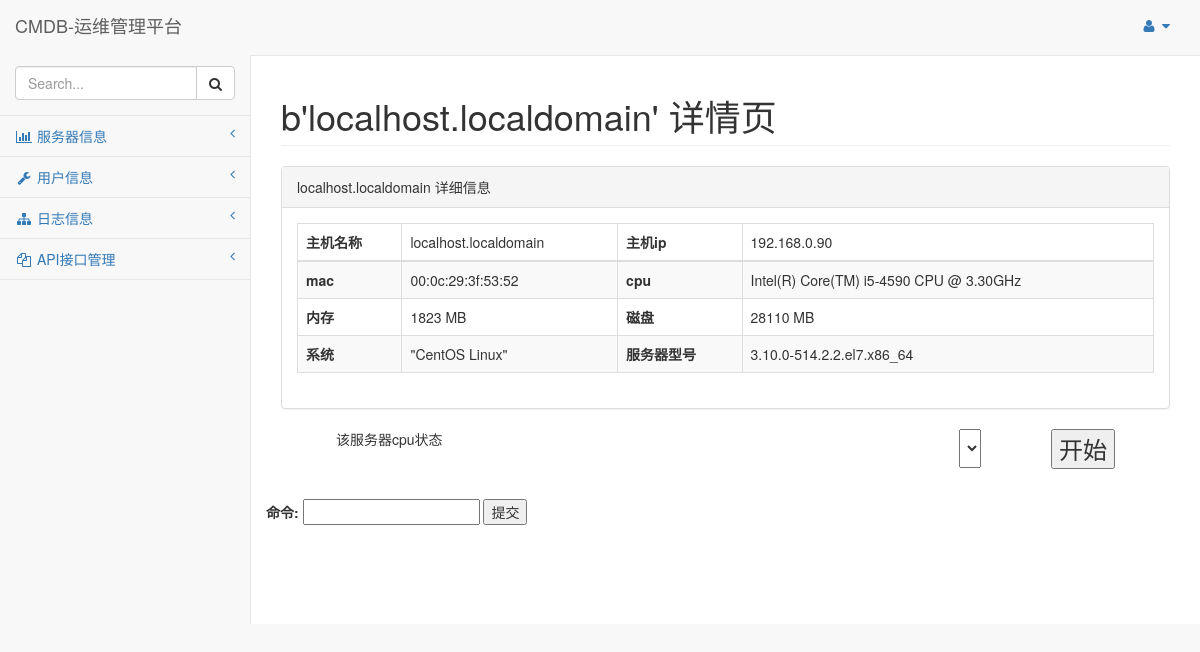
/server/content/2, run on the app's committed database.
### Service/models.py (models this page shows)
class Service(models.Model):
    host = models.CharField(max_length=32,verbose_name="主机名称")
    ip = models.CharField(max_length=32,verbose_name="主机IP")
    mac = models.CharField(max_length=32,verbose_name="主机mac")
    cpu = models.CharField(max_length=32,verbose_name="cpu")
    mem = models.CharField(max_length=32,verbose_name="mem")
    disk = models.CharField(max_length=32,verbose_name="disk")
    system = models.CharField(max_length=32,verbose_name="system")
    model = models.CharField(max_length=32,verbose_name="主机型号")

### Service/views.py (the view)
# urls.py: url(r'content/(?P<ids>\d{1,3})',content),
def content(request,ids):
    service_data = Service.objects.get(id = int(ids))
    user_list = ServerUser.objects.filter(serviceid=ids)
    hostname = service_data.host.strip()
    statue = "%s 详情页"%hostname.encode("utf-8")
    host_data = {
        "host_name":service_data.host,
        "ip":service_data.ip,
        "mac":service_data.mac,
        "cpu":service_data.cpu,
        "mem":service_data.mem,
        "disk":service_data.disk,
        "system":service_data.system,
        "model":service_data.model,
        "id":service_data.id,
    }
    return render_to_response("server_content.html",locals())

### template/server_content.html (shortened to what this page needs)
{% extends "base.html" %}
{% block 'content' %}
    <div class="row">
                <div class="col-lg-12">
                    <div class="panel panel-default">
                        <div class="panel-heading" id="service" attr="{{ host_data.id }}">
                            {{ host_data.host_name }} 详细信息
                        </div>
                        <div class="panel-body">
                            <div class="table-responsive">
                                <table class="table table-striped table-bordered table-hover">
                                    <thead>
                                        <tr>
                                            <th>主机名称</th>
                                            <td>{{ host_data.host_name }}</td>
                                            <th>主机ip</th>
                                            <td id="serverip" attrib="{{ host_data.ip }}">{{ host_data.ip }}</td>
                                        </tr>
                                    </thead>
                                    <tbody>
                                        <tr>
                                            <th>mac</th>
                                            <td>{{ host_data.mac }}</td>
                                            <th>cpu</th>
                                            <td>{{ host_data.cpu }}</td>
                                        </tr>
                                        <tr>
                                            <th>内存</th>
                                            <td>{{ host_data.mem }}</td>
                                            <th>磁盘</th>
                                            <td>{{ host_data.disk }}</td>
                                        </tr>
                                        <tr>
                                            <th>系统</th>
                                            <td>{{ host_data.system }}</td>
                                            <th>服务器型号</th>
                                            <td>{{ host_data.model }}</td>
                                        </tr>
                                    </tbody>
                                </table>
                            </div>
                        </div>
                    </div>
                </div>
            </div>
    <div class="row">
        <span style="margin-left: 70px;">
            该服务器cpu状态
        </span>
        <button style="float: right; margin-right: 70px;font-size: 24px;" id="start">
            开始
        </button>
        <select class="selectpicker" style="float: right; margin-right: 70px;font-size: 24px;" id="select">
        </select>
    </div>
    <div class="panel-body">
    </div>
    <div class="row">
        <form method="get">
            <label>
                命令:
            </label>
            <input type="text" name="command" id="command">
            <input type="button" value="提交" id="submitCommand">
        </form>
    </div>
{% endblock %}

### data on the page
Service: host_name "localhost.localdomain", ip "192.168.0.90", mac "00:0c:29:3f:53:52", cpu "Intel(R) Core(TM) i5-4590 CPU @ 3.30GHz", mem "1823 MB", disk "28110 MB", system "\"CentOS Linux\"", model "3.10.0-514.2.2.el7.x86_64"

### other printed values
{{ statue }} "b'localhost.localdomain' 详情页"
